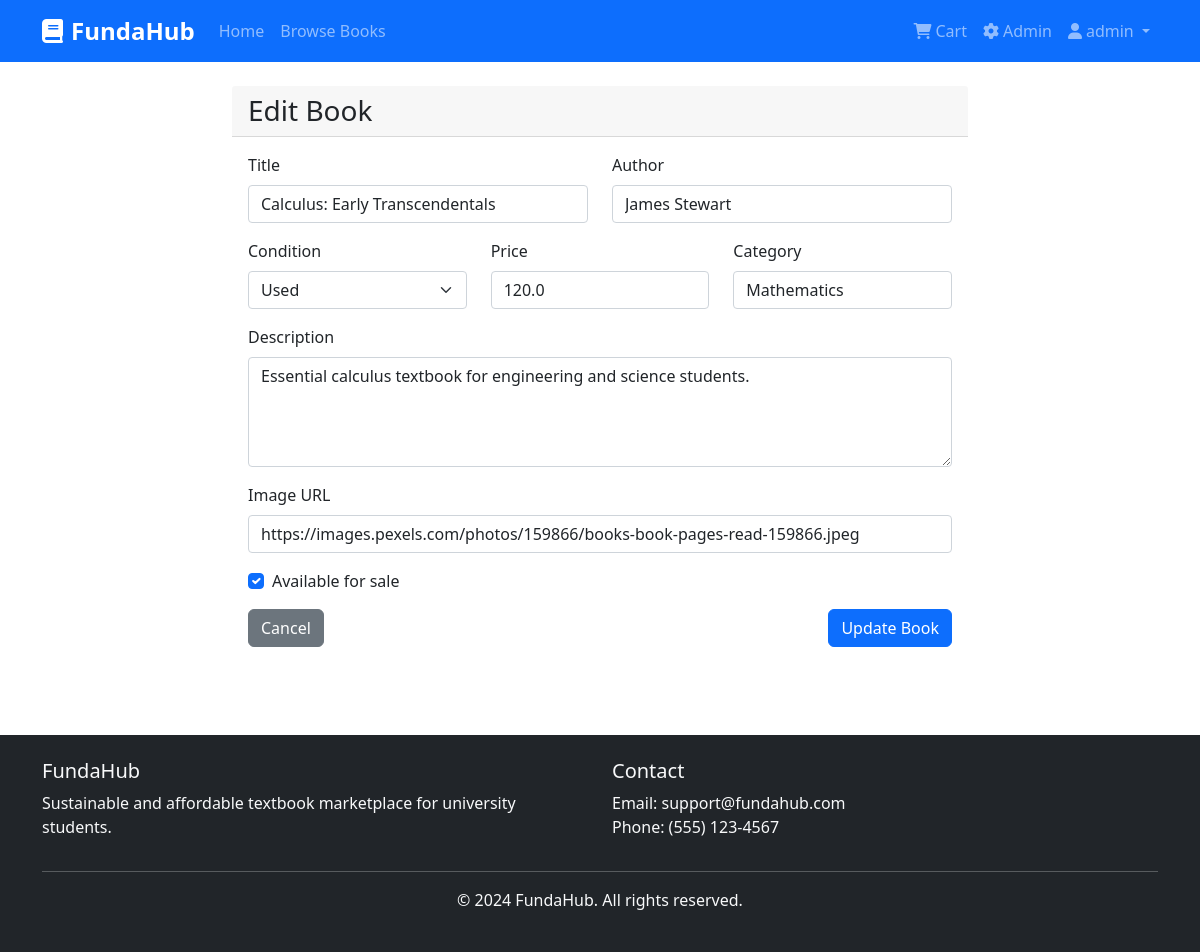
The app's page /admin/books/edit/2 (signed in) with its own data.
### models.py (models this page shows, shortened)
class Book(db.Model):
    id = db.Column(db.Integer, primary_key=True)
    title = db.Column(db.String(200), nullable=False)
    author = db.Column(db.String(100), nullable=False)
    condition = db.Column(db.String(50), nullable=False)  # New, Like New, Used
    price = db.Column(db.Float, nullable=False)
    category = db.Column(db.String(100), nullable=False)  # Faculty/Subject
    description = db.Column(db.Text)
    image_url = db.Column(db.String(500))
    seller_id = db.Column(db.Integer, db.ForeignKey('user.id'), nullable=False)
    is_available = db.Column(db.Boolean, default=True)
    created_at = db.Column(db.DateTime, default=datetime.utcnow)

### admin/routes.py (the view)
    def decorated_function(*args, **kwargs):
        if 'user_id' not in session or not session.get('is_admin'):
            flash('Admin access required', 'error')
            return redirect(url_for('auth.login'))
        return f(*args, **kwargs)

### admin/routes.py (called while the page is built, shortened)
def admin_required(f):
    def decorated_function(*args, **kwargs):
        if 'user_id' not in session or not session.get('is_admin'):
            flash('Admin access required', 'error')
            return redirect(url_for('auth.login'))
        return f(*args, **kwargs)
    decorated_function.__name__ = f.__name__
    return decorated_function

@admin_bp.route('/books/edit/<int:book_id>', methods=['GET', 'POST'])
@admin_required
def edit_book(book_id):
    book = Book.query.get_or_404(book_id)
    return render_template('admin/edit_book.html', book=book)

### templates/admin/edit_book.html (shortened to what this page needs)
{% extends "base.html" %}
{% block content %}
<div class="container py-4">
    <div class="row justify-content-center">
        <div class="col-lg-8">
            <div class="card">
                <div class="card-header">
                    <h3 class="mb-0">Edit Book</h3>
                </div>
                <div class="card-body">
                    <form method="POST">
                        <div class="row">
                            <div class="col-md-6 mb-3">
                                <label class="form-label">Title</label>
                                <input type="text" class="form-control" name="title" value="{{ book.title }}" required>
                            </div>
                            <div class="col-md-6 mb-3">
                                <label class="form-label">Author</label>
                                <input type="text" class="form-control" name="author" value="{{ book.author }}" required>
                            </div>
                        </div>
                        <div class="row">
                            <div class="col-md-4 mb-3">
                                <label class="form-label">Condition</label>
                                <select class="form-select" name="condition" required>
                                    <option value="Used" {% if book.condition == 'Used' %}selected{% endif %}>Used</option>
                                </select>
                            </div>
                            <div class="col-md-4 mb-3">
                                <label class="form-label">Price</label>
                                <input type="number" class="form-control" name="price" step="0.01" min="0"
                                       value="{{ book.price }}" required>
                            </div>
                            <div class="col-md-4 mb-3">
                                <label class="form-label">Category</label>
                                <input type="text" class="form-control" name="category" value="{{ book.category }}" required>
                            </div>
                        </div>
                        <div class="mb-3">
                            <label class="form-label">Description</label>
                            <textarea class="form-control" name="description" rows="4" required>{{ book.description }}</textarea>
                        </div>
                        <div class="mb-3">
                            <label class="form-label">Image URL</label>
                            <input type="url" class="form-control" name="image_url" value="{{ book.image_url }}" required>
                        </div>
                        <div class="mb-3">
                            <div class="form-check">
                                <input class="form-check-input" type="checkbox" name="is_available"
                                       {% if book.is_available %}checked{% endif %}>
                                <label class="form-check-label">Available for sale</label>
                            </div>
                        </div>
                        <div class="d-flex justify-content-between">
                            <a href="{{ url_for('admin.books') }}" class="btn btn-secondary">Cancel</a>
                            <button type="submit" class="btn btn-primary">Update Book</button>
                        </div>
                    </form>
                </div>
            </div>
        </div>
    </div>
</div>
{% endblock %}

### static/css/style.css (style rules this page uses)
.card { border: none; border-radius: 10px; }
.btn { border-radius: 6px; }

### records on screen
Book: title "Calculus: Early Transcendentals", author "James Stewart", condition "Used", price "120.0", category "Mathematics", description "Essential calculus textbook for engineering and science students.", image_url "https://images.pexels.com/photos/159866/books-book-pages-read-159866.jpeg", is_available "☑"

### other values on screen
{{ session.username }} "admin"
